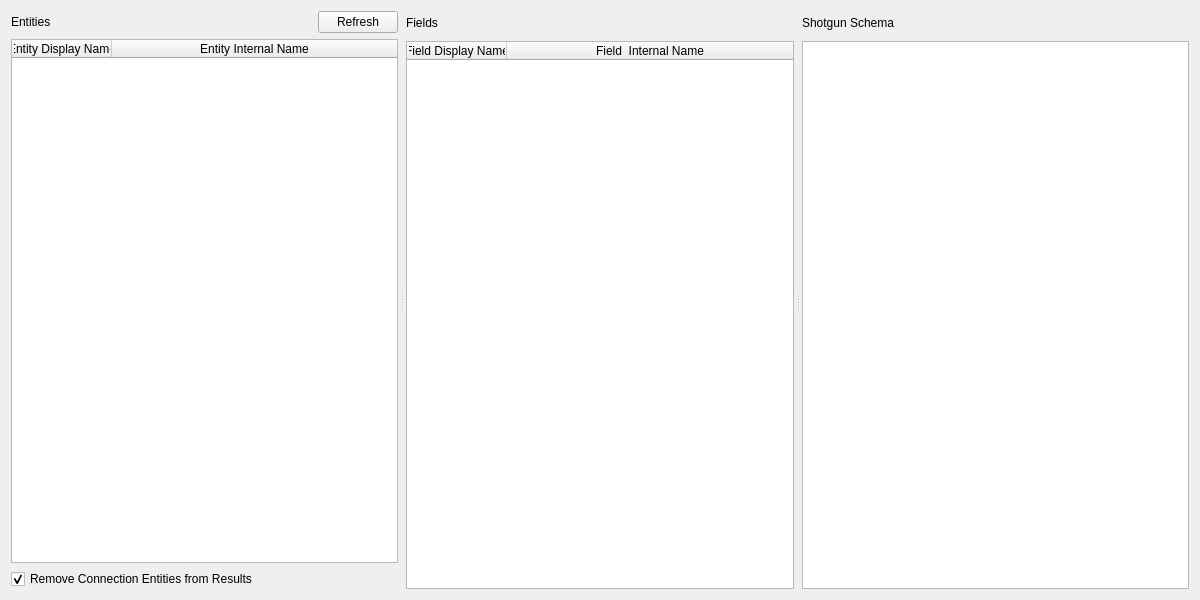
<?xml version="1.0" encoding="UTF-8"?>
<ui version="4.0">
 <class>Form</class>
 <widget class="QWidget" name="Form">
  <property name="geometry">
   <rect>
    <x>0</x>
    <y>0</y>
    <width>1200</width>
    <height>600</height>
   </rect>
  </property>
  <property name="windowTitle">
   <string>Form</string>
  </property>
  <layout class="QVBoxLayout" name="verticalLayout_3">
   <item>
    <widget class="QSplitter" name="splitter">
     <property name="orientation">
      <enum>Qt::Horizontal</enum>
     </property>
     <property name="handleWidth">
      <number>8</number>
     </property>
     <widget class="QWidget" name="verticalLayoutWidget">
      <layout class="QVBoxLayout" name="verticalLayout">
       <item>
        <layout class="QHBoxLayout" name="horizontalLayout_3">
         <item>
          <widget class="QLabel" name="EntitiesLbl">
           <property name="styleSheet">
            <string notr="true">font: 75 12pt &quot;Arial&quot;;</string>
           </property>
           <property name="text">
            <string>Entities</string>
           </property>
          </widget>
         </item>
         <item>
          <widget class="QPushButton" name="refreshPushButton">
           <property name="sizePolicy">
            <sizepolicy hsizetype="Fixed" vsizetype="Fixed">
             <horstretch>0</horstretch>
             <verstretch>0</verstretch>
            </sizepolicy>
           </property>
           <property name="text">
            <string>Refresh</string>
           </property>
          </widget>
         </item>
        </layout>
       </item>
       <item>
        <widget class="QTableWidget" name="entityTable">
         <property name="alternatingRowColors">
          <bool>true</bool>
         </property>
         <property name="selectionMode">
          <enum>QAbstractItemView::SingleSelection</enum>
         </property>
         <property name="selectionBehavior">
          <enum>QAbstractItemView::SelectRows</enum>
         </property>
         <property name="sortingEnabled">
          <bool>true</bool>
         </property>
         <attribute name="horizontalHeaderStretchLastSection">
          <bool>true</bool>
         </attribute>
         <attribute name="verticalHeaderStretchLastSection">
          <bool>false</bool>
         </attribute>
         <column>
          <property name="text">
           <string>Entity Display Name</string>
          </property>
         </column>
         <column>
          <property name="text">
           <string>Entity Internal Name</string>
          </property>
         </column>
        </widget>
       </item>
       <item>
        <widget class="QCheckBox" name="removeConnectionsCheckBox">
         <property name="text">
          <string>Remove Connection Entities from Results</string>
         </property>
         <property name="checked">
          <bool>true</bool>
         </property>
        </widget>
       </item>
      </layout>
     </widget>
     <widget class="QWidget" name="verticalLayoutWidget_5">
      <layout class="QVBoxLayout" name="verticalLayout_5">
       <item>
        <widget class="QLabel" name="label_2">
         <property name="minimumSize">
          <size>
           <width>0</width>
           <height>24</height>
          </size>
         </property>
         <property name="styleSheet">
          <string notr="true">font: 75 12pt &quot;Arial&quot;;</string>
         </property>
         <property name="text">
          <string>Fields</string>
         </property>
        </widget>
       </item>
       <item>
        <widget class="QTableWidget" name="fieldsTable">
         <property name="selectionMode">
          <enum>QAbstractItemView::SingleSelection</enum>
         </property>
         <property name="selectionBehavior">
          <enum>QAbstractItemView::SelectRows</enum>
         </property>
         <property name="sortingEnabled">
          <bool>true</bool>
         </property>
         <attribute name="horizontalHeaderStretchLastSection">
          <bool>true</bool>
         </attribute>
         <column>
          <property name="text">
           <string>Field Display Name</string>
          </property>
         </column>
         <column>
          <property name="text">
           <string>Field  Internal Name</string>
          </property>
         </column>
        </widget>
       </item>
      </layout>
     </widget>
     <widget class="QWidget" name="verticalLayoutWidget_2">
      <layout class="QVBoxLayout" name="verticalLayout_2">
       <item>
        <widget class="QLabel" name="label">
         <property name="minimumSize">
          <size>
           <width>0</width>
           <height>24</height>
          </size>
         </property>
         <property name="styleSheet">
          <string notr="true">font: 75 12pt &quot;Arial&quot;;</string>
         </property>
         <property name="text">
          <string>Shotgun Schema</string>
         </property>
        </widget>
       </item>
       <item>
        <widget class="QPlainTextEdit" name="FieldDataEdt">
         <property name="font">
          <font>
           <family>Courier New</family>
          </font>
         </property>
        </widget>
       </item>
      </layout>
     </widget>
    </widget>
   </item>
  </layout>
 </widget>
 <resources/>
 <connections/>
</ui>
